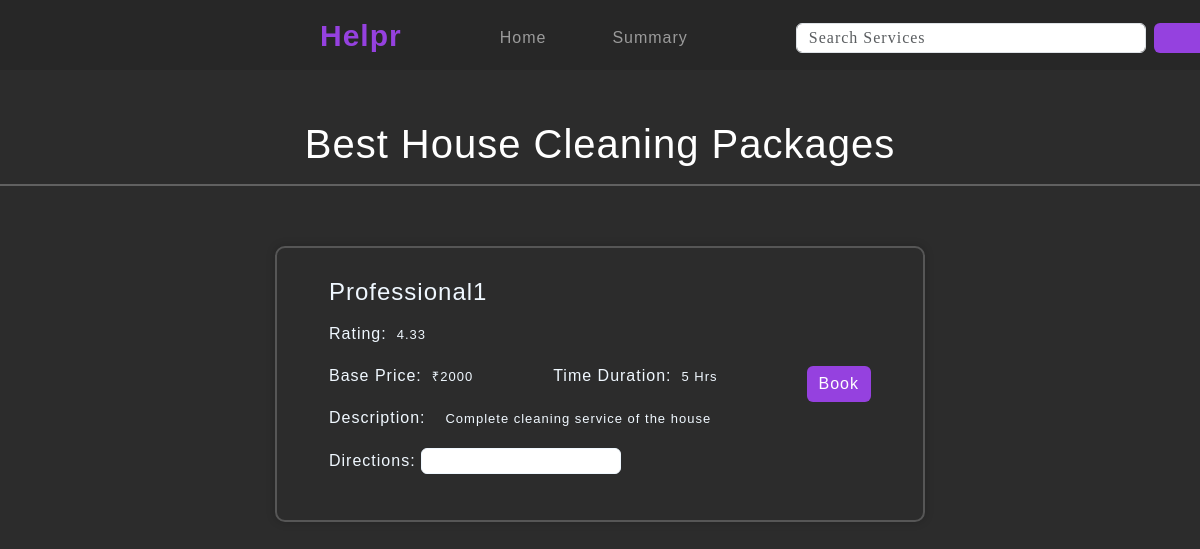
Page /customer_dashboard/create_request/1 (signed in) on the committed database.
### db.py (models this page shows)
class Services(db.Model):
    _tablename_ = 'services'
    id = db.Column(db.Integer, primary_key=True)
    service_name = db.Column(db.String(80), unique=True, nullable=False)
    description = db.Column(db.String(120), nullable=True)
    base_price = db.Column(db.Integer, nullable=True)
    time_duration = db.Column(db.String(80), nullable=True)
    professionals = db.relationship('User', back_populates='service', cascade="all, delete")
    request = db.relationship('ServiceRequest', back_populates='service', cascade="all, delete-orphan")

class User(db.Model):
    _tablename_ = 'user'
    id = db.Column(db.Integer, primary_key=True)
    user_name = db.Column(db.String(80), unique=True, nullable=False)
    password = db.Column(db.String(80), nullable=False)
    name = db.Column(db.String(80), nullable=True)
    address = db.Column(db.String(120), nullable=True)
    pincode = db.Column(db.Integer, nullable=True)
    is_admin = db.Column(db.Boolean, default=False)
    is_professional = db.Column(db.Boolean, default=False)
    is_customer = db.Column(db.Boolean, default=False)
    is_approved = db.Column(db.Boolean, default=False)
    is_rejected = db.Column(db.Boolean, default=False)
    overall_rating = db.Column(db.Float, default=0.0)
    rating_count = db.Column(db.Integer, default=0)
    pro_file = db.Column(db.String(80), nullable=True)
    pro_experience = db.Column(db.String(120), nullable=True)
    service_id = db.Column(db.Integer, db.ForeignKey('services.id', ondelete="SET NULL"), nullable=True)
    service = db.relationship('Services', back_populates='professionals')
    customer_request = db.relationship('ServiceRequest', back_populates='customer', foreign_keys='ServiceRequest.customer_id')
    professional_request = db.relationship('ServiceRequest', back_populates='professional', foreign_keys='ServiceRequest.professional_id')

### app.py (the view, shortened to what this page needs)
@app.route('/customer_dashboard/create_request/<int:service_id>', methods=['GET', 'POST'])
def create_request(service_id):
    if not session.get('is_customer'):
        flash('Session over. Login to access this page.', 'danger')
        return redirect('/login')
    professional = User.query.filter_by(is_professional=True, is_approved=True, service_id=service_id).all()
    service = Services.query.get_or_404(service_id)
    return render_template('create_request.html', service=service , professional=professional)

### templates/create_request.html (shortened to what this page needs)
{% extends "header.html" %} {% block remtitle %} - {{service.service_name}}{% endblock %}
{% block nav %}
<a class=" nav-link main-icon " href="/customer_dashboard" id="index">Helpr</a>
<div class="collapse navbar-collapse" id="navbarNavAltMarkup" style="padding-left: 90px; padding-top: 5PX;">
    <div class="navbar-nav" >
        <a class="nav-link wite" aria-current="page" href="/customer_dashboard" >Home</a>
    </div>
    <div class="navbar-nav" style="padding-left: 50px;">
        <a class="nav-link wite" aria-current="page" href="#" >Summary</a>
    </div>
    <div style="padding-left: 100px">
        <form id="SearchForm" style="height: 30px;" class="d-flex" role="search">
            <input id="SearchInput" class="form-control me-2" type="search" placeholder="Search Services" style="width: 350px; font-family: Fredoka;" aria-label="Search">
            <button id="SearchButton" style="width: 200px; line-height: 5px; padding: 0;" class="btn btn-custom-purple" type="submit">Search</button>
        </form>
    </div>
</div>
{% endblock %}
{% block content %}
<div>
    <h1 style="padding-top: 120px; text-align: center; color: rgb(255, 255, 255);">Best {{service.service_name}} Packages</h1>
</div>
<div>
    <hr style="border: 1px solid white; margin-bottom: 60px;">
</div>
{% for professional in professional %}
<div class="wrapper5">
    <form class="container d-flex align-items-center justify-content-between" action="/customer_dashboard/create_request/{{ service.id }}" method="POST">
        <div style="word-wrap: break-word; width: 400px; overflow-x: hidden; overflow-y: auto;">
            <h4 style="color: aliceblue; margin-bottom: 15px;">{{ professional.name }}</h4>
            <div style="display: flex; flex-direction: row;">
                <p style="color: aliceblue; margin-right: 10px;">Rating: </p>
                <p style="color: aliceblue; font-size: small; line-height: 2em;">{{ professional.overall_rating }}</p>
            </div>
            <div style="display: flex; flex-direction: row;">
                <div style="display: flex; flex-direction: row;">
                    <p style="color: aliceblue; margin-right: 10px;">Base Price: </p>
                    <p style="color: aliceblue; margin-right: 70px; font-size: small; line-height: 2em;">₹{{ service.base_price }}</p>
                </div>
                <div style="display: flex; flex-direction: row; margin-left: 10px;">
                    <p style="color: aliceblue; margin-right: 10px;">Time Duration: </p>
                    <p style="color: aliceblue; font-size: small; line-height: 2em;">{{ service.time_duration }} </p>
                </div>
            </div>
            <div style="display: flex; flex-direction: row;">
                <p style="color: aliceblue; margin-right: 20px;">Description: </p>
                <p style="color: aliceblue; font-size: small; line-height: 2em;">{{ service.description }}</p>
            </div>
            <p style="color: aliceblue;">Directions: <input contenteditable="true" style="display: inline-block; border: 1px solid aliceblue; border-radius: 6px; width: 200px; padding-left: 5px;" name="direction" id="direction"></p>
        </div>
        <div style="margin-left: 50px;">
            <button class="btn btn-custom-purple" type="submit" role="button">Book</button>
        </div>
    </form>
</div>
{% endfor %}
{% endblock %}

### static/css/styles.css (style rules this page uses)
* { margin: 0; padding: 0; box-sizing: border-box; font-family: "fredoka", sans-serif; letter-spacing: 1px; }
.main-icon { color: #9541df; font-family: "Fredoka", sans-serif; font-optical-sizing: auto; font-size: 30px; font-weight: 700; font-style: normal; font-variation-settings:"wdth" 100; }
.wite { color: rgb(155, 155, 155) }
.btn-custom-purple { background-color: #9541df; color: white; border: none; font-family: "Fredoka", sans-serif; text-align: center }
.wrapper5 { width: 650px; background: transparent; border: 2px solid rgba(255, 255, 255, 0.2); box-shadow: 0 0 10px rgba(0, 0, 0, 0.2); border-radius: 10px; padding: 30px 40px; margin: auto auto 40px auto; }

### rows in the picture
Services: service_name "House Cleaning", base_price "2000", time_duration "5 Hrs", description "Complete cleaning service of the house"
User: name "Professional1", overall_rating "4.33"
